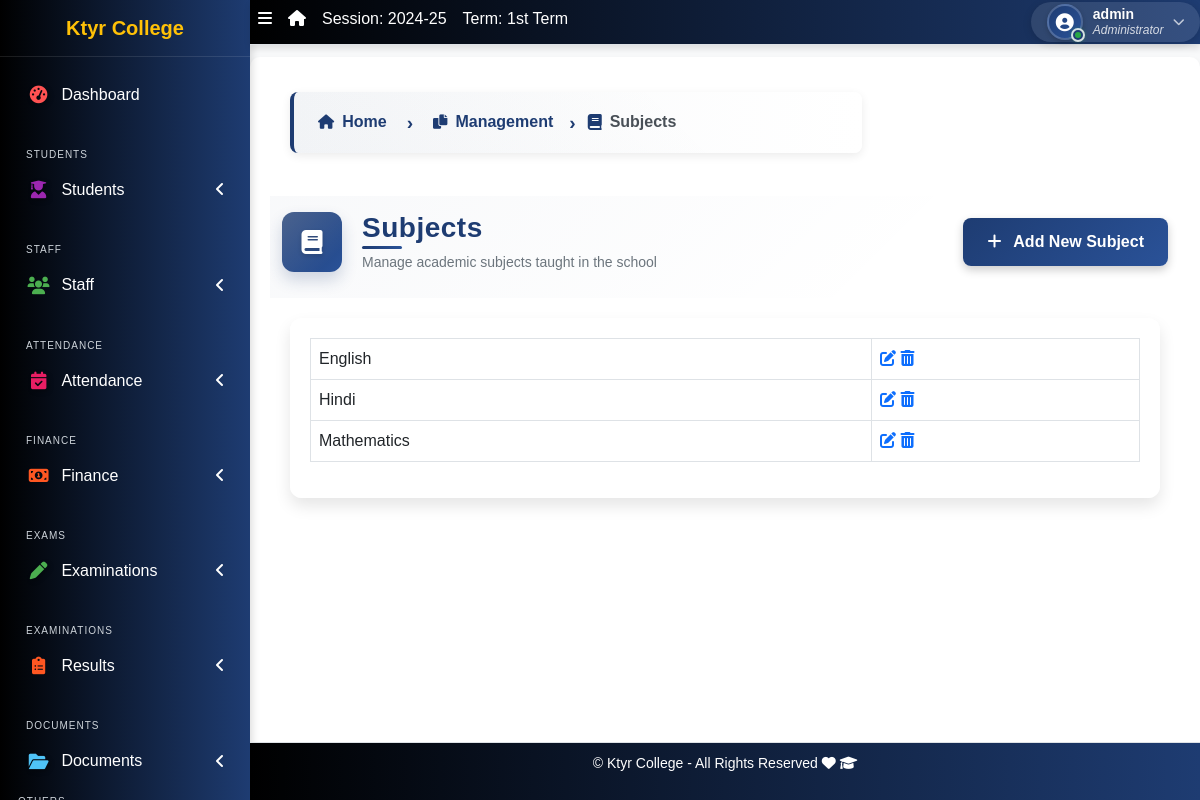
The app's page /subject/list/ (signed in) with its own data.
### apps/corecode/models.py (models this page shows, shortened)
class AcademicSession(models.Model):
    name = models.CharField(max_length=200, unique=True)
    current = models.BooleanField(default=True)
    class Meta:
        ordering = ["-name"]

class AcademicTerm(models.Model):
    name = models.CharField(max_length=20, unique=True)
    current = models.BooleanField(default=True)
    class Meta:
        ordering = ["name"]

class CollegeProfile(models.Model):
    college_name = models.CharField(max_length=255)
    college_address = models.TextField()
    college_email = models.EmailField()
    college_phone = models.CharField(max_length=15)
    college_logo = models.ImageField(upload_to='college_logos/', blank=True, null=True)
    established_year = models.PositiveIntegerField()
    principal_name = models.CharField(max_length=255)
    college_type = models.CharField(max_length=50, choices=[
        ('Government', 'Government'),
        ('Private', 'Private'),
        ('Semi-Government', 'Semi-Government'),
    ])
    admin_email = models.EmailField()
    admin_contact = models.CharField(max_length=15)
    facebook_link = models.URLField(blank=True, null=True)
    twitter_link = models.URLField(blank=True, null=True)
    linkedin_link = models.URLField(blank=True, null=True)

class Subject(models.Model):
    name = models.CharField(max_length=200, unique=True)
    class Meta:
        ordering = ["name"]
    def __str__(self):
        return self.name

### apps/corecode/views.py (the view)
# urls.py: path("subject/list/", SubjectListView.as_view(), name="subjects"),
class SubjectListView(LoginRequiredMixin, SuccessMessageMixin, ListView):
    model = Subject
    template_name = "corecode/subject_list.html"
    def get_context_data(self, **kwargs):
        context = super().get_context_data(**kwargs)
        context["form"] = SubjectForm()
        return context

### apps/corecode/context_processors.py (called while the page is built)
def site_defaults(request):
    current_session = AcademicSession.objects.get(current=True)
    current_term = AcademicTerm.objects.get(current=True)
    vals = SiteConfig.objects.all()
    contexts = {
        "current_session": current_session.name,
        "current_term": current_term.name,
    }
    for val in vals:
        contexts[val.key] = val.value
    return contexts

def global_college_profile(request):
    try:
        profile = CollegeProfileModel.objects.first()
    except CollegeProfileModel.DoesNotExist:
        profile = None
    return {'profile': profile}

### apps/corecode/templates/corecode/subject_list.html (shortened to what this page needs)
{% extends 'base.html' %}
{% load widget_tweaks %}
{% block breadcrumb-left %}
<div class="breadcrumb-container">
  <nav aria-label="breadcrumb">
    <ol class="breadcrumb breadcrumb-chevron">
      <li class="breadcrumb-item">
        <a href="{% url 'home' %}" class="text-decoration-none fw-bold">
          <i class="fas fa-home"></i> Home
        </a>
      </li>
      <li class="breadcrumb-item">
        <a href="#" class="text-decoration-none fw-bold">
          <i class="fas fa-copy"></i> Management
        </a>
      </li>
      <li class="breadcrumb-item active" aria-current="page">
        <i class="fas fa-book"></i> Subjects
      </li>
    </ol>
  </nav>
</div>
{% endblock breadcrumb-left %}
{% block title-icon %}fas fa-book{% endblock title-icon %}
{% block title %}Subjects{% endblock title %}
{% block subtitle %}Manage academic subjects taught in the school{% endblock subtitle %}
{% block page-actions %}
  <a class="btn btn-primary" href="#" id="addSubjectBtn">
    <i class="fas fa-plus me-2"></i> Add New Subject
  </a>
{% endblock page-actions %}
{% block content %}
  <div class="row">
    <div class="col-sm-12">
        <table class="table table-bordered">
          <tbody>
            {% for object in object_list %}
            <tr>
              <td>{{ object }}</td>
              <td><a href="{% url 'subject-update' object.id %}"><i
                    class="fa fa-edit"></i></a> <a
                  href="{% url 'subject-delete' object.id %}"><i
                    class="fa fa-trash-alt"></i></a></td>
            </tr>
            {% endfor %}
          </tbody>
        </table>
    </div>
  </div>
{% endblock content %}

### templates/base.html (shortened to what this page needs)
{% load static %}
<!DOCTYPE html>
<html lang="en">
<head>
  <link rel="stylesheet" href="{% static 'dist/css/preload.css' %}">
  <link rel="stylesheet" href="{% static 'plugins/fontawesome-free/css/all.min.css' %}">
  <link rel="stylesheet" href="{% static 'plugins/toastr/toastr.min.css' %}">
<link rel="stylesheet" href="https://cdn.jsdelivr.net/npm/bootstrap-icons/font/bootstrap-icons.css">
    <link rel="stylesheet" href="https://cdnjs.cloudflare.com/ajax/libs/font-awesome/6.5.0/css/all.min.css">
  <link rel="stylesheet"
    href="{% static 'plugins/overlayScrollbars/css/OverlayScrollbars.min.css' %}">
  <link rel="stylesheet" href="{% static 'plugins/Datatables/datatables.min.css' %}" />
  <link rel="stylesheet" href="{% static 'dist/css/adminlte.min.css' %}">
  <link rel="stylesheet" href="https://cdnjs.cloudflare.com/ajax/libs/font-awesome/6.0.0-beta3/css/all.min.css">
  <link rel="stylesheet" href="https://cdn.jsdelivr.net/npm/bootstrap@5.3.0/dist/css/bootstrap.min.css">
  <link rel="stylesheet" href="{% static 'dist/css/style.css' %}">
  <link rel="stylesheet" href="{% static 'dist/css/sidebar-fix.css' %}">
</head>
<body class="hold-transition sidebar-mini layout-fixed layout-navbar-fixed layout-footer-fixed">
  <div class="wrapper">
    <nav class="main-header navbar navbar-expand navbar-dark">
      <ul class="navbar-nav">
        <li class="nav-item">
          <a class="nav-link" data-widget="pushmenu" href="#" role="button"><i
              class="fas fa-bars"></i></a>
        </li>
        <li class="nav-item d-none d-sm-inline-block">
          <a href="{% url 'home' %} " class="nav-link"><i class="fa fa-home"></i></a>
        </li>
        <li class="nav-item d-none d-sm-inline-block">
          <a href="{% url 'current-session' %}" class="nav-link">Session: {{ current_session }}</a>
        </li>
        <li class="nav-item d-none d-sm-inline-block">
          <a href="{% url 'current-session' %}" class="nav-link">Term: {{ current_term }}</a>
        </li>
      </ul>
      <ul class="navbar-nav ml-auto">
        <li class="nav-item dropdown user-menu position-static position-md-relative">
          <a class="nav-link dropdown-toggle user-dropdown-toggle" href="#" role="button" data-bs-toggle="dropdown" aria-expanded="false" id="userDropdown">
            <div class="user-avatar-container">
              <div class="user-avatar">
                <i class="fas fa-user-circle"></i>
              </div>
              <span class="user-status-indicator online" title="Online"></span>
            </div>
            <div class="user-info d-none d-md-inline-block">
              <span class="user-name">{{ request.user.username }}</span>
              <span class="user-role">{% if request.user.is_superuser %}Administrator{% else %}Staff{% endif %}</span>
            </div>
            <i class="fas fa-chevron-down user-dropdown-icon d-none d-md-inline-block"></i>
          </a>
        </li>
      </ul>
    </nav>
    <aside class="main-sidebar sidebar-dark-primary">
      <a href="{% url 'home' %}" class="brand-link">{{ profile.college_name | default:"MySchool" }}</a>
<div class="sidebar">
  <nav class="mt-2">
      <ul class="nav nav-pills nav-sidebar flex-column" data-widget="treeview" role="menu" data-accordion="false">
          <li class="nav-item">
              <a href="{% url 'home' %}" class="nav-link {% if request.resolver_match.url_name == 'home' %}active{% endif %}">
                  <i class="nav-icon fas fa-tachometer-alt" style="color: #ff5733; text-shadow: 2px 2px 5px rgba(0, 0, 0, 0.3);"></i>
                  <p>Dashboard</p>
              </a>
          </li>
          <li class="nav-header">Students</li>
          <li class="nav-item has-treeview  {% if request.resolver_match.url_name in 'student-list student-create student-details  ' %}menu-open{% endif %}">
              <a href="#" class="nav-link  " >
                  <i class="nav-icon fas fa-user-graduate" style="color: #3399ff; text-shadow: 2px 2px 5px rgba(0, 0, 0, 0.3);"></i>
                  <p>Students<i class="fas fa-angle-left right"></i></p>
              </a>
          </li>
          <li class="nav-header">Staff</li>
          <li class="nav-item has-treeview  {% if request.resolver_match.url_name in 'staff-list non-teaching-staffs-list' %}menu-open{% endif %}">
              <a href="#" class="nav-link">
                  <i class="nav-icon fas fa-users" style="color: #9933ff;"></i>
                  <p>Staff<i class="fas fa-angle-left right"></i></p>
              </a>
          </li>
          <li class="nav-header">Attendance</li>
            <li class="nav-item has-treeview {% if request.resolver_match.url_name in 'attendance_list holiday_list' %}menu-open{% endif %}">
                <a href="#" class="nav-link">
                    <i class="nav-icon fas fa-calendar-check" style="color: #ffcc00; text-shadow: 2px 2px 5px rgba(0, 0, 0, 0.3);"></i>
                    <p>Attendance<i class="fas fa-angle-left right"></i></p>
                </a>
            </li>
          <li class="nav-header">Finance</li>
          <li class="nav-item has-treeview {% if request.resolver_match.url_name in 'invoice-list' %}menu-open{% endif %}">
              <a href="#" class="nav-link">
                  <i class="nav-icon fas fa-money-bill-alt" style="color: #66ccff;"></i>
                  <p>
                      Finance
                      <i class="fas fa-angle-left right"></i>
                  </p>
              </a>
          </li>
          <li class="nav-header">Exams</li>
          <li class="nav-item has-treeview">
              <a href="#" class="nav-link">
                  <i class="nav-icon fas fa-pen" style="color: #ff6600; text-shadow: 2px 2px 5px rgba(0, 0, 0, 0.3);"></i>
                  <p>Examinations<i class="fas fa-angle-left right"></i></p>
              </a>
          </li>
          <li class="nav-header">Examinations</li>
          <li class="nav-item has-treeview">
              <a href="#" class="nav-link">
                  <i class="nav-icon fas fa-clipboard-list" style="color: #ff5050;"></i>
                  <p>Results<i class="fas fa-angle-left right"></i></p>
              </a>
          </li>
          <li class="nav-header">Documents</li>
          <li class="nav-item has-treeview">
              <a href="#" class="nav-link">
                  <i class="nav-icon fas fa-folder-open" style="color: #9933ff; text-shadow: 2px 2px 5px rgba(0, 0, 0, 0.3);"></i>
                  <p>Documents<i class="fas fa-angle-left right"></i></p>
              </a>
          </li>
          <ul class="nav nav-pills nav-sidebar flex-column" data-widget="treeview" role="menu" data-accordion="false">
            <li class="nav-header">Others</li>
        </ul>
      </ul>
  </nav>
</div>
    </aside>
    <div class="content-wrapper">
      <section class="content-header">
        <div class="container-fluid">
          <div class="row mb-1">
            <div class="col-sm-8">
              {% block breadcrumb-left %}{% endblock breadcrumb-left %}
            </div>
            <div class="col-sm-4">
            </div>
          </div>
        </div>
      </section>
      <div class="page-title-section">
        <div class="container-fluid">
          <div class="row align-items-center">
            <div class="col-md-8">
              <div class="page-title-container">
                <div class="page-title-icon">
                  <i class="{% block title-icon %}fas fa-file-alt{% endblock title-icon %}"></i>
                </div>
                <div class="page-title-content">
                  <h1 class="page-title">{% block title %}{% endblock title %}</h1>
                  <p class="page-subtitle">{% block subtitle %}{% endblock subtitle %}</p>
                </div>
              </div>
            </div>
            <div class="col-md-4">
              <div class="page-actions text-md-end">
                {% block page-actions %}{% endblock page-actions %}
              </div>
            </div>
          </div>
        </div>
      </div>
      <section class="content" >
        <div class="container-fluid">
          <div class="row">
            <div class="col-md-12">
              {% block fullcard %}
              <div class="card">
                <div class="card-body">
                  <div class="row">
                    <div class="col">
                      {% block content %}
                      {% endblock content %}
                    </div>
                  </div>
                </div>
              </div>
              {% endblock fullcard %}
            </div>
          </div>
        </div>
      </section>
    </div>
    <footer class="main-footer">
      <p>&copy; {{ profile.college_name | default:"MySchool" }} - All Rights Reserved
      <i class="fas fa-heart"></i>
      <i class="fas fa-graduation-cap"></i></p>
    </footer>
  </div>
</body>
</html>

### templates/base.html (style rules this page uses)
body { visibility: hidden; font-family: 'Poppins', sans-serif !important; background-color: #f8f9fa !important; margin: 0 !important; padding: 0 !important; height: 100% !important; overflow-x: hidden !important; }
.navbar { background: linear-gradient(90deg, black, #1E3C72) !important; color: white !important; }
.sidebar, .main-sidebar { background: linear-gradient(90deg, black, #1E3C72) !important; color: white !important; }

### records on screen
AcademicSession: name "2024-25"
AcademicTerm: name "1st Term"
CollegeProfile: college_name "Ktyr College"
Subject: name "English"
Subject: name "Hindi"
Subject: name "Mathematics"

### other values on screen
{{ request.user.username }} "admin"
